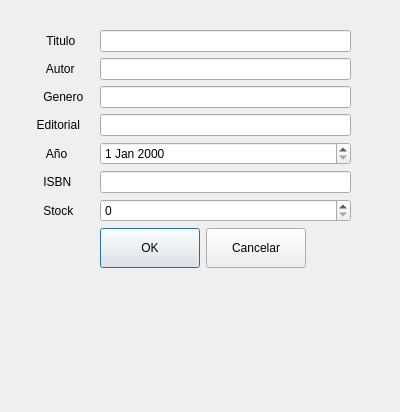
<?xml version="1.0" encoding="UTF-8"?>
<ui version="4.0">
 <class>agregarNuevoLibro</class>
 <widget class="QDialog" name="agregarNuevoLibro">
  <property name="geometry">
   <rect>
    <x>0</x>
    <y>0</y>
    <width>400</width>
    <height>412</height>
   </rect>
  </property>
  <property name="windowTitle">
   <string>Dialog</string>
  </property>
  <widget class="QWidget" name="formLayoutWidget">
   <property name="geometry">
    <rect>
     <x>30</x>
     <y>30</y>
     <width>321</width>
     <height>301</height>
    </rect>
   </property>
   <layout class="QFormLayout" name="formLayout">
    <item row="0" column="0">
     <widget class="QLabel" name="label">
      <property name="text">
       <string>     Titulo   </string>
      </property>
     </widget>
    </item>
    <item row="0" column="1">
     <widget class="QLineEdit" name="campoTitulo"/>
    </item>
    <item row="1" column="0">
     <widget class="QLabel" name="label_2">
      <property name="text">
       <string>     Autor   </string>
      </property>
     </widget>
    </item>
    <item row="1" column="1">
     <widget class="QLineEdit" name="campoAutor"/>
    </item>
    <item row="2" column="0">
     <widget class="QLabel" name="label_7">
      <property name="text">
       <string>    Genero  </string>
      </property>
     </widget>
    </item>
    <item row="2" column="1">
     <widget class="QLineEdit" name="campoGenero"/>
    </item>
    <item row="3" column="0">
     <widget class="QLabel" name="label_3">
      <property name="text">
       <string>  Editorial    </string>
      </property>
     </widget>
    </item>
    <item row="3" column="1">
     <widget class="QLineEdit" name="campoEditorial"/>
    </item>
    <item row="4" column="0">
     <widget class="QLabel" name="label_4">
      <property name="text">
       <string>     Año     </string>
      </property>
     </widget>
    </item>
    <item row="4" column="1">
     <widget class="QDateEdit" name="anioLibro"/>
    </item>
    <item row="5" column="0">
     <widget class="QLabel" name="label_6">
      <property name="text">
       <string>    ISBN    </string>
      </property>
     </widget>
    </item>
    <item row="5" column="1">
     <widget class="QLineEdit" name="campoIsbn"/>
    </item>
    <item row="6" column="0">
     <widget class="QLabel" name="label_5">
      <property name="text">
       <string>    Stock    </string>
      </property>
     </widget>
    </item>
    <item row="6" column="1">
     <widget class="QSpinBox" name="campoStock"/>
    </item>
    <item row="7" column="1">
     <layout class="QGridLayout" name="gridLayout_2">
      <item row="0" column="0">
       <widget class="QPushButton" name="confirmarCambio">
        <property name="enabled">
         <bool>true</bool>
        </property>
        <property name="minimumSize">
         <size>
          <width>0</width>
          <height>40</height>
         </size>
        </property>
        <property name="maximumSize">
         <size>
          <width>100</width>
          <height>100</height>
         </size>
        </property>
        <property name="cursor">
         <cursorShape>PointingHandCursor</cursorShape>
        </property>
        <property name="text">
         <string>OK</string>
        </property>
       </widget>
      </item>
      <item row="0" column="1">
       <widget class="QPushButton" name="cancelarCambio">
        <property name="minimumSize">
         <size>
          <width>0</width>
          <height>40</height>
         </size>
        </property>
        <property name="maximumSize">
         <size>
          <width>100</width>
          <height>16777215</height>
         </size>
        </property>
        <property name="text">
         <string>Cancelar</string>
        </property>
       </widget>
      </item>
     </layout>
    </item>
   </layout>
  </widget>
 </widget>
 <resources/>
 <connections/>
</ui>
